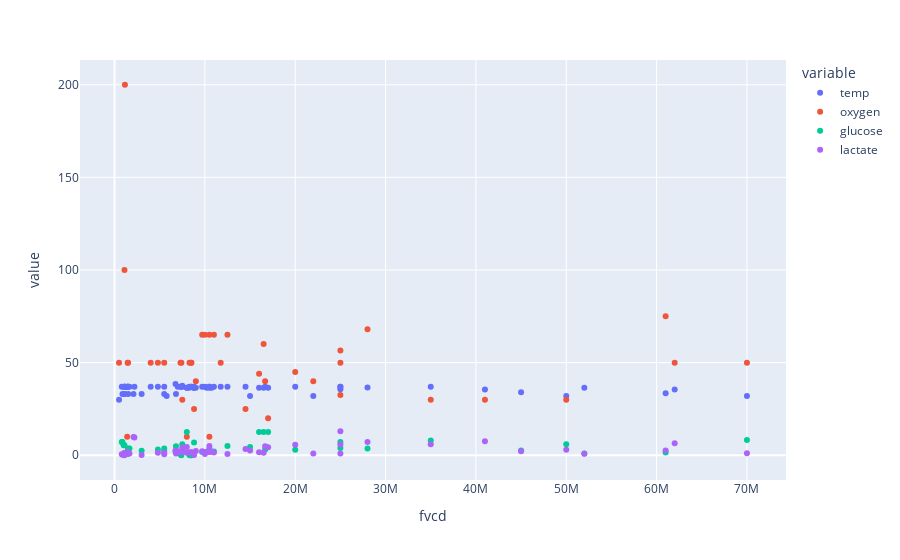

Notebook code for this chart:
### Code cell
px.scatter(df_observed, x='fvcd', y=list(df_observed.columns[:-1]))
